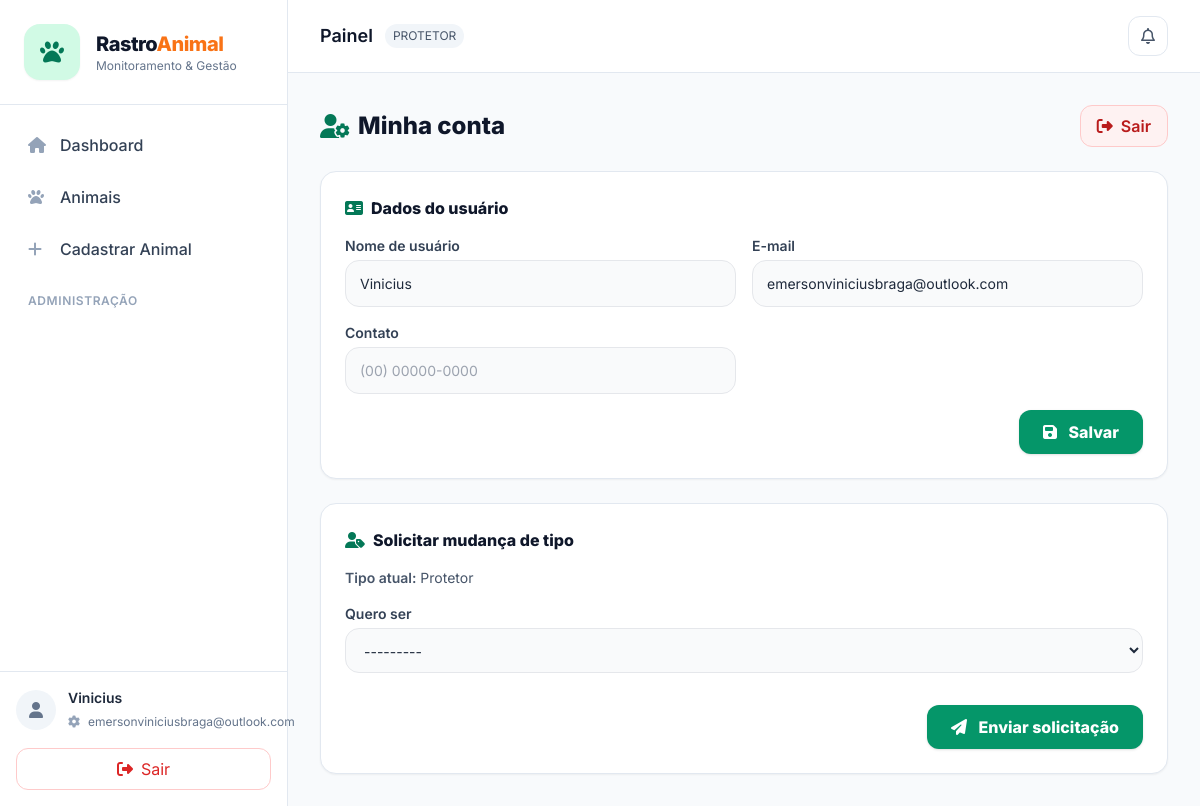
The app's page /conta/ (signed in), older data.
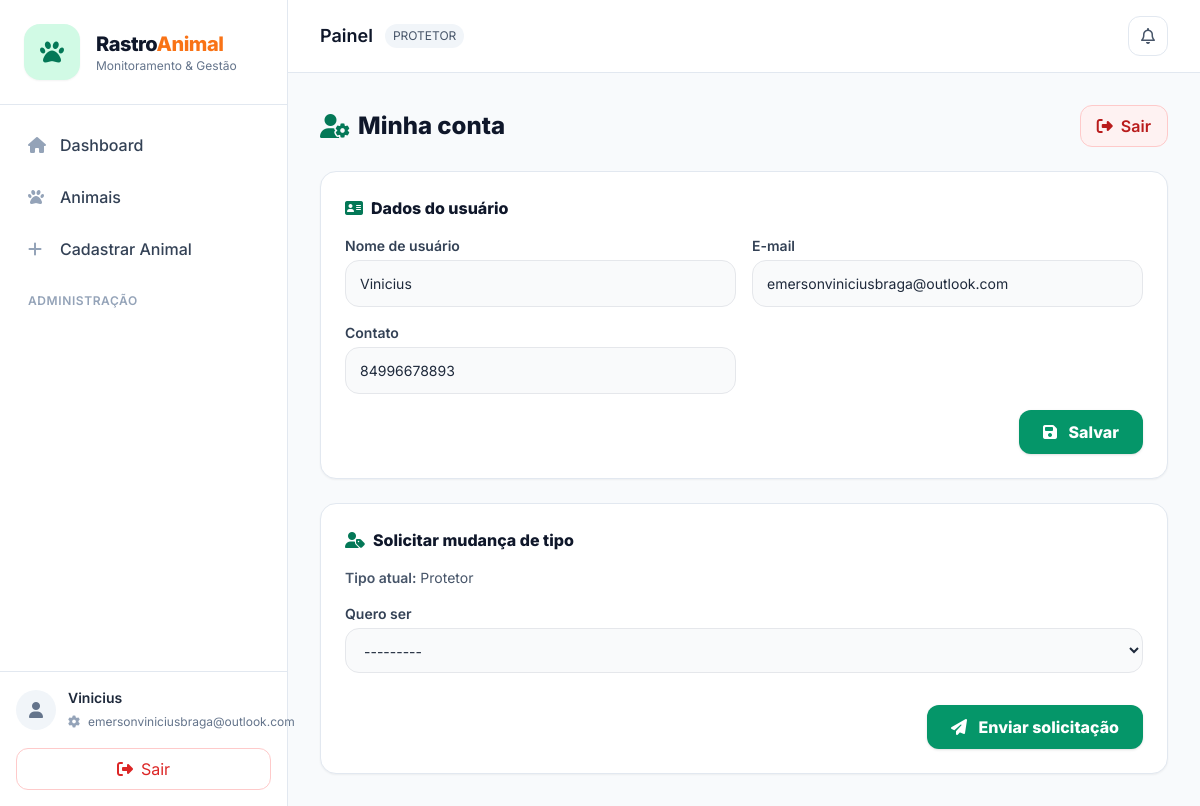
The same page, newer data.
### animals/models.py (models this page shows, shortened)
class Perfil(models.Model):
    TIPOS = (
        ('ADMIN', 'Administrador'),
        ('ONG', 'ONG'),
        ('PROTETOR', 'Protetor'),
        ('COMUM', 'Usuário Comum'),
    )
    STATUS_SOLIC = (
        ("NENHUMA", "Nenhuma"),
        ("PENDENTE", "Pendente"),
        ("APROVADO", "Aprovado"),
        ("REJEITADO", "Rejeitado"),
    )
    user = models.OneToOneField(User, on_delete=models.CASCADE)
    tipo = models.CharField(max_length=20, choices=TIPOS, default="COMUM")
    telefone = models.CharField(max_length=20, blank=True, null=True)
    solicitacao_tipo = models.CharField(max_length=20, choices=TIPOS, blank=True, null=True)
    solicitacao_status = models.CharField(max_length=20, choices=STATUS_SOLIC, default="NENHUMA")
    solicitacao_data = models.DateTimeField(blank=True, null=True)
    ong_cnpj = models.CharField(max_length=18, blank=True, null=True)
    ong_representante_legal = models.CharField(max_length=120, blank=True, null=True)
    protetor_cpf = models.CharField(max_length=14, blank=True, null=True)

### animals/views.py (the view, shortened to what this page needs)
# urls.py: path("conta/", views.account_settings, name="account_settings"),
@login_required
def account_settings(request):
    perfil = get_perfil(request.user)
    user_form = UserSettingsForm(instance=request.user)
    perfil_form = PerfilSettingsForm(instance=perfil)
    solicit_form = SolicitarTipoForm(instance=perfil)
    return render(request, "account/settings.html", {
        "perfil": perfil,
        "user_form": user_form,
        "perfil_form": perfil_form,
        "solicit_form": solicit_form,
    })

### animals/forms.py
class UserSettingsForm(forms.ModelForm):
    class Meta:
        model = User
        fields = ["username","email"]
        widgets = {
            "username": forms.TextInput(attrs={
                "class": BASE_INPUT,
                "placeholder": "Nome de usuário"
            }),
            "email": forms.EmailInput(attrs={
                "class": BASE_INPUT,
                "placeholder": "seuemail@exemplo.com"
            }),
        }

class PerfilSettingsForm(forms.ModelForm):
    class Meta:
        model = Perfil
        fields = ["telefone"]
        widgets = {
            "telefone": forms.TextInput(attrs={
                "class": BASE_INPUT,
                "placeholder": "(00) 00000-0000"
            }),
        }

### animals/context_processors.py (called while the page is built)
def notificacoes_context(request):
    if request.user.is_authenticated:
        count = Notificacao.objects.filter(
            usuario=request.user,
            lida=False
        ).count()
    else:
        count = 0
    return {
        "notificacoes_nao_lidas": count
    }

### animals/views.py (called while the page is built)
def get_perfil(user):
    perfil, _ = Perfil.objects.get_or_create(user=user, defaults={"tipo": "COMUM"})
    return perfil

### templates/account/settings.html (shortened to what this page needs)
{% extends "base.html" %}
{% block content %}
<div class="max-w-4xl mx-auto">
  <div class="flex items-center justify-between mb-6">
    <h1 class="text-2xl font-extrabold text-slate-900 flex items-center gap-2">
      <i class="fa-solid fa-user-gear text-emerald-700"></i>
      Minha conta
    </h1>
    <a href="{% url 'account_logout' %}"
       class="inline-flex items-center gap-2 rounded-xl border border-red-200 bg-red-50 px-4 py-2 text-red-700 font-semibold hover:bg-red-100 transition">
      <i class="fa-solid fa-right-from-bracket"></i>
      Sair
    </a>
  </div>
  <div class="bg-white rounded-2xl border border-slate-200 p-6 shadow-sm">
    <h2 class="font-extrabold text-slate-900 mb-4 flex items-center gap-2">
      <i class="fa-solid fa-address-card text-emerald-700"></i>
      Dados do usuário
    </h2>
    <form method="post" class="space-y-4 modern-input">
      <div class="grid grid-cols-1 md:grid-cols-2 gap-4">
        <div>
          <label class="block text-sm font-semibold text-slate-700 mb-1">
            Nome de usuário
          </label>
          {{ user_form.username }}
        </div>
        <div>
          <label class="block text-sm font-semibold text-slate-700 mb-1">
            E-mail
          </label>
          {{ user_form.email }}
        </div>
        <div>
          <label class="block text-sm font-semibold text-slate-700 mb-1">
            Contato
          </label>
          {{ perfil_form.telefone }}
        </div>
      </div>
      <div class="flex justify-end">
        <button class="px-6 py-2.5 rounded-xl bg-emerald-600 text-white font-extrabold hover:bg-emerald-700 transition shadow">
          <i class="fa-solid fa-floppy-disk mr-2"></i>
          Salvar
        </button>
      </div>
    </form>
  </div>
  <div class="bg-white rounded-2xl border border-slate-200 p-6 shadow-sm mt-6">
    <h2 class="font-extrabold text-slate-900 mb-4 flex items-center gap-2">
      <i class="fa-solid fa-user-tag text-emerald-700"></i>
      Solicitar mudança de tipo
    </h2>
    <div class="text-sm text-slate-600 mb-4">
      <span class="font-semibold">Tipo atual:</span> {{ perfil.get_tipo_display }}
    </div>
    {% if perfil.solicitacao_status == "PENDENTE" %}
      <div class="rounded-xl border border-amber-200 bg-amber-50 p-4 text-amber-900 text-sm">
        <i class="fa-solid fa-clock mr-2"></i>
        Solicitação pendente de aprovação.
      </div>
    {% else %}
      <form method="post" class="space-y-4 modern-input">
        <div>
          <label class="block text-sm font-semibold text-slate-700 mb-1">Quero ser</label>
          {{ solicit_form.solicitacao_tipo }}
        </div>
        <div class="flex justify-end">
          <button class="px-6 py-2.5 rounded-xl bg-emerald-600 text-white font-extrabold hover:bg-emerald-700 transition shadow">
            <i class="fa-solid fa-paper-plane mr-2"></i>
            Enviar solicitação
          </button>
        </div>
      </form>
    {% endif %}
  </div>
</div>
{% endblock %}

### animals/templates/components/topbar.html (shortened to what this page needs)
<header class="bg-white border-b border-slate-200">
  <div class="px-6 lg:px-8 py-4 flex items-center justify-between">
    <div class="flex items-center gap-3">
      <div class="text-lg font-semibold text-slate-900">
        {% block page_title %}Painel{% endblock %}
      </div>
      <span class="text-xs px-2 py-1 rounded-full bg-slate-100 text-slate-600">
        {{ perfil.tipo }}
      </span>
    </div>
    <div class="flex items-center gap-3">
      <div class="relative">
        <a href="{% url 'notificacoes' %}"
          class="w-10 h-10 flex items-center justify-center rounded-xl border border-slate-200 bg-white hover:bg-slate-50 transition text-slate-600">
          <i class="fa-regular fa-bell"></i>
        </a>
      </div>
    </div>
  </div>
</header>

Row changes from the older to the newer data that the page shows:
changed Perfil "Protetor": telefone (not shown) → "84996678893"
